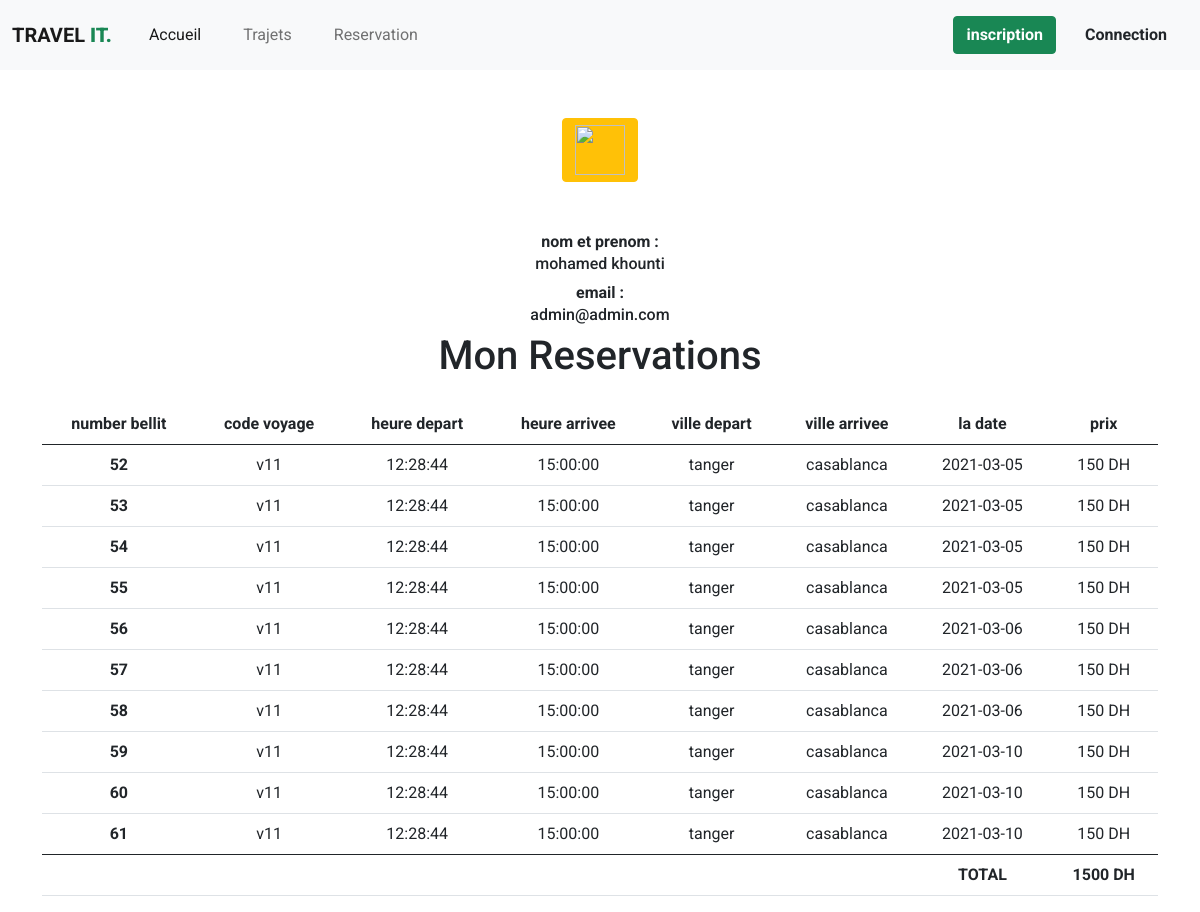
The app's page /reservation.php (signed in) with its own data.
### tables this page shows
CREATE TABLE `bilet` (
  `numbille` int(11) NOT NULL,
  `codeVoyage` varchar(55) DEFAULT NULL,
  `email` varchar(55) DEFAULT NULL,
  `datebilet` date DEFAULT current_timestamp(),
  `telephone` varchar(55) DEFAULT NULL
);

CREATE TABLE `voyage` (
  `codeVoyage` varchar(55) NOT NULL,
  `villeDepart` varchar(55) DEFAULT NULL,
  `villeDarrivee` varchar(55) DEFAULT NULL,
  `heureDepart` time DEFAULT NULL,
  `heureDarrivee` time DEFAULT NULL,
  `prixVoyage` double DEFAULT NULL
);

### functions/dataset.php (called while the page is built, shortened)
<?php
class dataset
{
  private $conn;
  public function __construct()
  {
    $this->conn = new PDO("mysql:host=localhost;dbname=oncf", "root", "");
  }
  public function allReservations($email)
  {
      $myquery =  $this->conn->prepare("SELECT * from voyageur,voyage,bilet where voyageur.email = bilet.email AND voyage.codeVoyage = bilet.codeVoyage AND voyageur.email = :email");
      $myquery->bindParam(":email", $email);
      $myquery->execute();
      if ($myquery->rowcount() > 0) {
        $data = $myquery->fetchAll(PDO::FETCH_ASSOC);
        return $data;
      } else {
        return 0;
      }
  }
  public function getTotalofMoney($email)
  {
      $myquery =  $this->conn->prepare("SELECT sum(prixVoyage) as prixVoyage from voyageur,voyage,bilet where voyageur.email = bilet.email AND voyage.codeVoyage = bilet.codeVoyage AND voyageur.email = :email");
      $myquery->bindParam(":email", $email);
      $myquery->execute();
      if ($myquery->rowcount() > 0) {
        $data = $myquery->fetch(PDO::FETCH_ASSOC);
        return $data;
      } else {
        return 0;
      }
  }
}

### reservation.php (the view, shortened to what this page needs)
<?php
include "./static/navbar.php";
include "./functions/dataset.php";
$connection = new dataset();
$result =  $connection->allReservations($_SESSION["email"]);
$total =  $connection->getTotalofMoney($_SESSION["email"]);
?>
<!DOCTYPE html>
<html lang="en">
<head>
    <link href="https://cdn.jsdelivr.net/npm/bootstrap@5.0.0-beta2/dist/css/bootstrap.min.css" rel="stylesheet">
    <link rel="stylesheet" href="./css/acc.css">
</head>
<body class="text-center">
    <?php echo ($navBar); ?>
    <button onclick="myprint()" class="btn btn-warning mt-5"><img src="https://www.pngitem.com/pimgs/m/499-4997293_pdf-file-icon-png-transparent-png.png" width="50px" height="50px" alt="" srcset=""></button>
    <div class="table-of-times container text-center mt-5">
    <div>
    <label class="fw-bold">nom et prenom :</label>
     <h6>mohamed khounti</h6>
     <label class="fw-bold">email :</label>
     <h6><?php  echo $_SESSION["email"] ?></h6>
    </div>
        <h1>Mon Reservations</h1>
        <table class="table table-hover mt-4">
            <thead>
                <tr>
                    <th scope="col">number bellit</th>
                    <th scope="col">code voyage</th>
                    <th scope="col">heure depart</th>
                    <th scope="col">heure arrivee</th>
                    <th scope="col">ville depart</th>
                    <th scope="col">ville arrivee</th>
                    <th scope="col">la date</th>
                    <th scope="col">prix</th>
                </tr>
            </thead>
            <tbody>
                <?php
                if (gettype($result) != "integer") {
                    foreach ($result as $key) {
                        echo "
                                <tr>
                                    <th scope='row'>" . $key["numbille"] . "</th>
                                    <td>" . $key["codeVoyage"] . "</td>
                                    <td>" . $key["heureDepart"] . "</td>
                                    <td>" . $key["heureDarrivee"] . "</td>
                                    <td>" . $key["villeDepart"] . "</td>
                                    <td>" . $key["villeDarrivee"] . "</td>
                                    <td>" . $key["datebilet"] . "</td>
                                    <td>" . $key["prixVoyage"] . " DH</td>
                                </tr>";
                    }
                }
                ?>
            </tbody>
                 <tfoot>
                 <tr>
                                    <th ></th>
                                    <td></td>
                                    <td></td>
                                    <td></td>
                                    <td></td>
                                    <td></td>
                                    <td class="fw-bold">TOTAL</td>
                                    <td class="fw-bolder"><?php echo $total["prixVoyage"] ?> DH</td>
                                </tr>
                </tfoot>
        </table>
    </div>
</body>
</html>

### static/navbar.php
<?php
$navBar = " <nav class='navbar navbar-expand-lg navbar-light bg-light'>
    <div class='container-fluid  '>
      <a class='navbar-brand fw-bold' href='#'>TRAVEL<span class='text-success fw-bolder'> IT.<span></a>
      <button class='navbar-toggler' type='button' data-bs-toggle='collapse' data-bs-target='#navbarNav' aria-controls='navbarNav' aria-expanded='false' aria-label='Toggle navigation'>
        <span class='navbar-toggler-icon'></span>
      </button>
      <div class='collapse navbar-collapse  ' id='navbarNav'>
        <ul class='navbar-nav w-100'>
          <li class='nav-item btn fw-1'>
            <a class='nav-link active' aria-current='page' href='res/../index.php'>Accueil</a>
          </li>
          <li class='nav-item btn fw-normal'>
            <a class='nav-link' href='travel/../trajets.php'>Trajets</a>
          </li>
          <li class='nav-item btn fw-normal'>
            <a class='nav-link' href='travel/../reservation.php'>Reservation</a>
          </li>
          <div class='left-bar '>
            <li class='nav-item '>
              <a class='nav-link' href='travel/../inscreption.php' ><button class='btn btn-success fw-bold'>inscription</button> </a>
            </li>
            <li class='nav-item '>
              <a  class='nav-link ' href='travel/../connection.php' ><button class='btn btn-white fw-bold'>Connection</button></a>
            </li>
          </div>
        </ul>
      </div>
    </div>
  </nav>";
?>

### css/acc.css (style rules this page uses)
* { margin: 0px; font-family: 'Roboto', sans-serif; }
.left-bar { margin-left: auto; display: flex; flex-direction: row; font-weight: 600; color: black; }

### records on screen
bilet: numbille "52", codeVoyage "v11", codeVoyage.heureDepart "12:28:44", codeVoyage.heureDarrivee "15:00:00", codeVoyage.villeDepart "tanger", codeVoyage.villeDarrivee "casablanca", datebilet "2021-03-05", codeVoyage.prixVoyage "150"
bilet: numbille "53", codeVoyage "v11", codeVoyage.heureDepart "12:28:44", codeVoyage.heureDarrivee "15:00:00", codeVoyage.villeDepart "tanger", codeVoyage.villeDarrivee "casablanca", datebilet "2021-03-05", codeVoyage.prixVoyage "150"
bilet: numbille "54", codeVoyage "v11", codeVoyage.heureDepart "12:28:44", codeVoyage.heureDarrivee "15:00:00", codeVoyage.villeDepart "tanger", codeVoyage.villeDarrivee "casablanca", datebilet "2021-03-05", codeVoyage.prixVoyage "150"
bilet: numbille "55", codeVoyage "v11", codeVoyage.heureDepart "12:28:44", codeVoyage.heureDarrivee "15:00:00", codeVoyage.villeDepart "tanger", codeVoyage.villeDarrivee "casablanca", datebilet "2021-03-05", codeVoyage.prixVoyage "150"
bilet: numbille "56", codeVoyage "v11", codeVoyage.heureDepart "12:28:44", codeVoyage.heureDarrivee "15:00:00", codeVoyage.villeDepart "tanger", codeVoyage.villeDarrivee "casablanca", datebilet "2021-03-06", codeVoyage.prixVoyage "150"
bilet: numbille "57", codeVoyage "v11", codeVoyage.heureDepart "12:28:44", codeVoyage.heureDarrivee "15:00:00", codeVoyage.villeDepart "tanger", codeVoyage.villeDarrivee "casablanca", datebilet "2021-03-06", codeVoyage.prixVoyage "150"
bilet: numbille "58", codeVoyage "v11", codeVoyage.heureDepart "12:28:44", codeVoyage.heureDarrivee "15:00:00", codeVoyage.villeDepart "tanger", codeVoyage.villeDarrivee "casablanca", datebilet "2021-03-06", codeVoyage.prixVoyage "150"
bilet: numbille "59", codeVoyage "v11", codeVoyage.heureDepart "12:28:44", codeVoyage.heureDarrivee "15:00:00", codeVoyage.villeDepart "tanger", codeVoyage.villeDarrivee "casablanca", datebilet "2021-03-10", codeVoyage.prixVoyage "150"
bilet: numbille "60", codeVoyage "v11", codeVoyage.heureDepart "12:28:44", codeVoyage.heureDarrivee "15:00:00", codeVoyage.villeDepart "tanger", codeVoyage.villeDarrivee "casablanca", datebilet "2021-03-10", codeVoyage.prixVoyage "150"
bilet: numbille "61", codeVoyage "v11", codeVoyage.heureDepart "12:28:44", codeVoyage.heureDarrivee "15:00:00", codeVoyage.villeDepart "tanger", codeVoyage.villeDarrivee "casablanca", datebilet "2021-03-10", codeVoyage.prixVoyage "150"

### other values on screen
$_SESSION["email"] "admin@admin.com"
$total["prixVoyage"] "1500"
